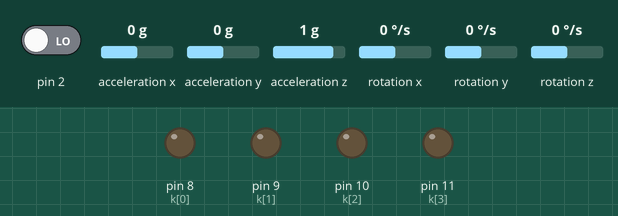
Bench run of a sketch on a simulated Arduino Uno, built with avr-gcc and run on an emulated ATmega328P. Parts: output pins drawn as LEDs (lit = HIGH). Inputs (shaded band) come from the test bench; at power-on: acceleration x 0 g, acceleration y 0 g, pin 2 LOW, acceleration z 1 g, rotation x 0 °/s, rotation y 0 °/s, rotation z 0 °/s. The sensor or clock chip raises its interrupt line as the real part does; what the sketch prints to the serial monitor is not drawn.

Above: at 1.7 s.
1.8 s: acceleration x set to -0.4 g
At 2.7 s:
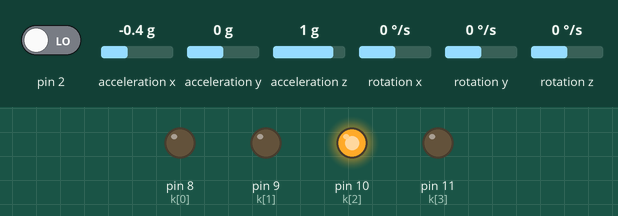
3.3 s: acceleration y set to -0.4 g
At 3.8 s:
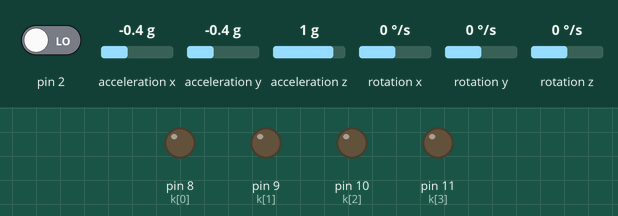
4.8 s: acceleration x set to 0 g
At 5.1 s:
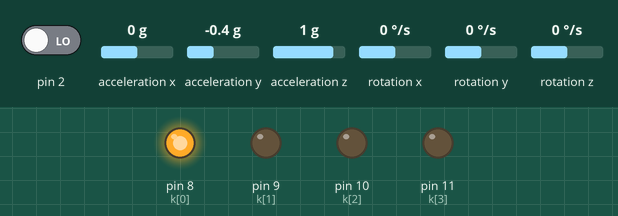
6.3 s: acceleration y set to 0.8 g
At 7.2 s:
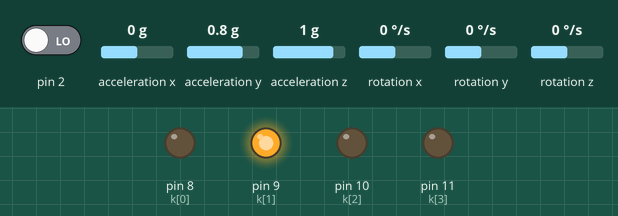
7.8 s: acceleration x set to -1.4 g
At 8.6 s:
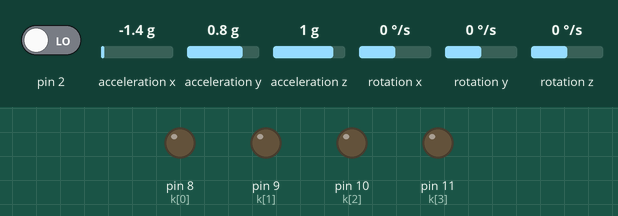
9.3 s: acceleration x set to -0.5 g
12.3 s: acceleration x set to -0.2 g
At 13.2 s:
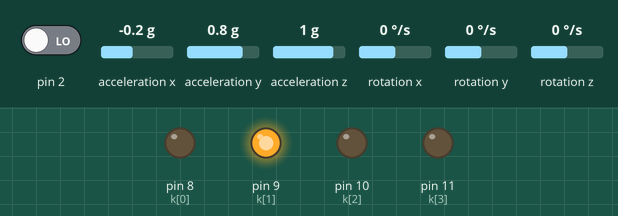
Timing chart, 0 to 14.8 s (numbered marks = the images above; inputs shaded):
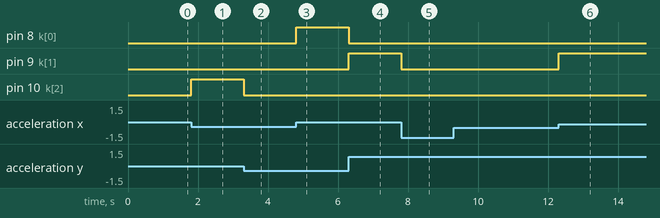

The sketch:

transmitter_end.ino
```cpp
#include "I2Cdev.h"
#include "MPU6050_6Axis_MotionApps20.h"
#include "Wire.h"
MPU6050 mpu;
uint8_t mpuIntStatus;
uint16_t packetSize;
uint16_t fifoCount;
uint8_t fifoBuffer[64];
Quaternion q;
VectorFloat gravity;
float ypr[3];
float y,p,r;
int pf,rf;
static int count;
volatile bool mpuInterrupt = false;
void dmpDataReady() {mpuInterrupt = true;}
int k[4]={8,9,10,11};
int i=0;

             void setup() {


    Wire.begin();


        TWBR = 24;
    mpu.initialize();
    mpu.dmpInitialize();
    mpu.setDMPEnabled(true);
    attachInterrupt(0, dmpDataReady, RISING);
    mpuIntStatus = mpu.getIntStatus();
    packetSize = mpu.dmpGetFIFOPacketSize();


    Serial.begin(115200);
     for(i=0;i<4;++i)
       {
       pinMode(k[i],OUTPUT);
                    }

}


              void loop(){
count=0;
    while (!mpuInterrupt && fifoCount < packetSize) {


    }


    mpuInterrupt = false;
    mpuIntStatus = mpu.getIntStatus();
    fifoCount = mpu.getFIFOCount();
    if ((mpuIntStatus & 0x10) || fifoCount == 1024) {
        mpu.resetFIFO();
        //COMENTAR_OFICIAL
        Serial.println(F("FIFO overflow!"));
    }
    else if (mpuIntStatus & 0x02) {
        while (fifoCount < packetSize) fifoCount = mpu.getFIFOCount();
        mpu.getFIFOBytes(fifoBuffer, packetSize);
        fifoCount -= packetSize;
        mpu.dmpGetQuaternion(&q, fifoBuffer);
        mpu.dmpGetGravity(&gravity, &q);
        mpu.dmpGetYawPitchRoll(ypr, &q, &gravity);

        //COMENTAR_OFICIAL
        if(count>100);
       { Serial.print("ypr\t");
        Serial.print(ypr[0]*180/M_PI);
        y=ypr[0]*180/M_PI;
        Serial.print("\t");
        Serial.print(ypr[1]*180/M_PI);
        p=ypr[1]*180/M_PI;
        Serial.print("\t");
        Serial.print(ypr[2]*180/M_PI);
        r=ypr[2]*180/M_PI;
        Serial.println();
        Serial.println("initializing the process for the rotor");
        if(-15<p&&p<15&&(r<-15||r>15))
        {Serial.println("left  right");
          //pf=1;
        //rf=0;

        if(r<0)                  //LEFT RIGHT CONTROL
        {Serial.println("left");

        digitalWrite(k[0],HIGH);
        digitalWrite(k[1],LOW);
        digitalWrite(k[2],LOW);
        digitalWrite(k[3],LOW);
        }
        else{
          Serial.println("right");
        digitalWrite(k[0],LOW);
        digitalWrite(k[1],HIGH);
        digitalWrite(k[2],LOW);
        digitalWrite(k[3],LOW);

        }

        }
          else if(-15<r&&r<15&&(p<-15||p>15))
          {//rf=1;
          //pf=0;
          Serial.println("front back");

             if(p<0)                  //front back  CONTROL
        {Serial.println("front ");
       digitalWrite(k[0],LOW);
        digitalWrite(k[1],LOW);
        digitalWrite(k[2],HIGH);
        digitalWrite(k[3],LOW);
        }

          else
          {Serial.println("back");
           digitalWrite(k[0],LOW);
        digitalWrite(k[1],LOW);
        digitalWrite(k[2],LOW);
        digitalWrite(k[3],HIGH);
        }

          }

            else if(-15<p&&p<15&&-15<r&&r<15)
          {//pf=1;
          //rf=1;
          {digitalWrite(k[0],LOW);
        digitalWrite(k[1],LOW);
        digitalWrite(k[2],LOW);
        digitalWrite(k[3],LOW);
        }


          }
          else
          {pf=0;
          rf=0;
          digitalWrite(k[0],LOW);
        digitalWrite(k[1],LOW);
        digitalWrite(k[2],LOW);
        digitalWrite(k[3],LOW);
          }


    }
    //delay(1000);

    }
}
```

Measured:
- the behaviour switches between -0.2 and -0.3 g on acceleration x (found by bisection; images 0 and 1)
- the behaviour switches between -0.2 and -0.3 g on acceleration y (found by bisection; images 1 and 2)
- the behaviour switches between -0.4 and -0.3 g on acceleration x (found by bisection; images 5 and 6)
- after the input at 1.8 s, pin 10 (k[2]): LOW → HIGH at once
- after the input at 3.3 s, pin 10 (k[2]): HIGH → LOW at once
- after the input at 4.8 s, pin 8 (k[0]): LOW → HIGH at once
- after the input at 6.3 s, pin 8 (k[0]): HIGH → LOW at once; pin 9 (k[1]): LOW → HIGH at once
- after the input at 7.8 s, pin 9 (k[1]): HIGH → LOW at once
- after the input at 12.3 s, pin 9 (k[1]): LOW → HIGH at once
